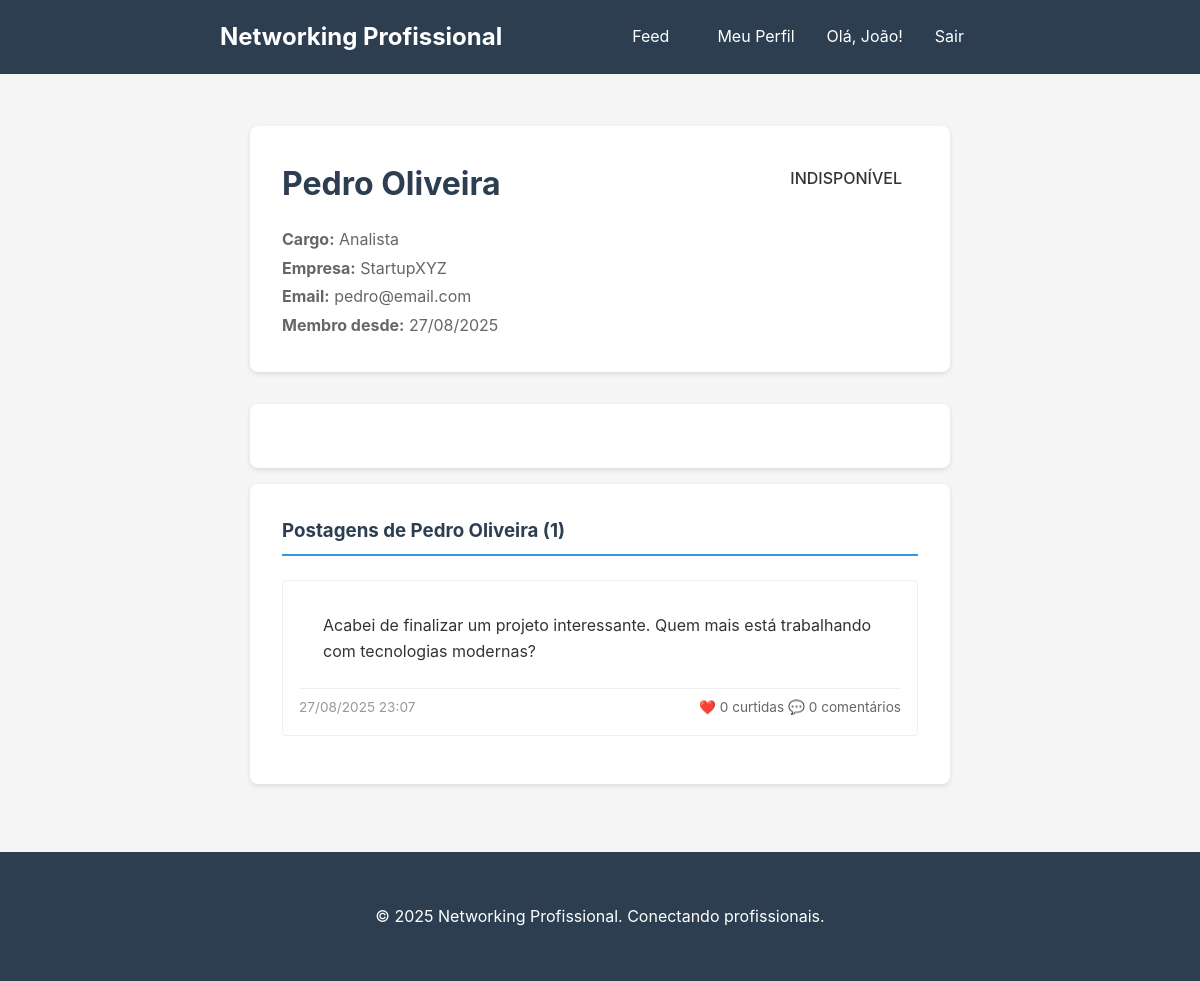
/perfil.php?id=3 (signed in), run on the app's committed database.
### tables this page shows
CREATE TABLE IF NOT EXISTS users (
    id INT AUTO_INCREMENT PRIMARY KEY,
    nome VARCHAR(100) NOT NULL,
    sobrenome VARCHAR(100) NOT NULL,
    email VARCHAR(100) UNIQUE NOT NULL,
    senha VARCHAR(255) NOT NULL,
    empresa VARCHAR(100),
    cargo VARCHAR(100),
    status_tag ENUM('disponivel_contato', 'procurando_oportunidades', 'recrutador', 'empregado') NOT NULL,
    created_at TIMESTAMP DEFAULT CURRENT_TIMESTAMP
);

CREATE TABLE IF NOT EXISTS posts (
    id INT AUTO_INCREMENT PRIMARY KEY,
    user_id INT NOT NULL,
    conteudo TEXT NOT NULL,
    created_at TIMESTAMP DEFAULT CURRENT_TIMESTAMP,
    FOREIGN KEY (user_id) REFERENCES users(id) ON DELETE CASCADE
);

### perfil.php (the view, shortened to what this page needs)
<?php
require_once 'config/database.php';
$profile_user_id = isset($_GET['id']) ? (int)$_GET['id'] : $_SESSION['user_id'];
$stmt = $pdo->prepare("SELECT * FROM users WHERE id = ?");
$stmt->execute([$profile_user_id]);
$user = $stmt->fetch();
$posts_stmt = $pdo->prepare("
    SELECT p.*,
           COUNT(DISTINCT l.id) as likes_count,
           COUNT(DISTINCT c.id) as comments_count
    FROM posts p
    LEFT JOIN likes l ON p.id = l.post_id
    LEFT JOIN comments c ON p.id = c.post_id
    WHERE p.user_id = ?
    GROUP BY p.id, p.user_id, p.conteudo, p.created_at
    ORDER BY p.created_at DESC
");
$posts_stmt->execute([$profile_user_id]);
$user_posts = $posts_stmt->fetchAll();
$is_own_profile = ($profile_user_id == $_SESSION['user_id']);
?>
<!DOCTYPE html>
<html lang="pt-BR">
<head>
    <link rel="stylesheet" href="style.css">
</head>
<body>
    <?php include 'includes/header.php'; ?>
    <div class="container">
        <div class="profile-container">
            <div class="profile-header">
                <div class="profile-info">
                    <h1><?php echo htmlspecialchars($user['nome'] . ' ' . ($user['sobrenome'] ?? '')); ?></h1>
                    <p class="profile-details">
                        <?php if ($user['cargo']): ?>
                            <strong>Cargo:</strong> <?php echo htmlspecialchars($user['cargo']); ?>
                        <?php endif; ?>
                        <?php if ($user['empresa']): ?>
                            <br><strong>Empresa:</strong> <?php echo htmlspecialchars($user['empresa']); ?>
                        <?php endif; ?>
                        <br><strong>Email:</strong> <?php echo htmlspecialchars($user['email']); ?>
                        <br><strong>Membro desde:</strong> <?php echo date('d/m/Y', strtotime($user['created_at'])); ?>
                    </p>
                </div>
                <div class="status-badge">
                    <span class="status-tag large <?php echo $user['status_tag']; ?>">
                        <?php
                            if ($user['status_tag'] == 'disponivel_contato') {
                                echo 'Disponível para contato';
                            } elseif ($user['status_tag'] == 'recrutador') {
                                echo 'Recrutador';
                            } else {
                                echo 'Indisponível';
                            }
                        ?>
                    </span>
                </div>
            </div>
            <div class="profile-content">
            </div>
            <div class="posts-content">
                <div class="posts-section">
                    <h3>
                        <?php echo $is_own_profile ? 'Suas Postagens' : 'Postagens de ' . htmlspecialchars($user['nome'] . ' ' . ($user['sobrenome'] ?? '')); ?>
                        (<?php echo count($user_posts); ?>)
                    </h3>
                    <?php if (empty($user_posts)): ?>
                        <div class="empty-state">
                            <p>
                                <?php echo $is_own_profile ? 'Você ainda não fez nenhuma postagem.' : 'Este usuário ainda não fez postagens.'; ?>
                            </p>
                            <?php if ($is_own_profile): ?>
                                <a href="feed.php" class="btn-primary">Criar primeira postagem</a>
                            <?php endif; ?>
                        </div>
                    <?php else: ?>
                        <div class="posts-history">
                            <?php foreach ($user_posts as $post): ?>
                                <a href="feed.php#post-<?php echo $post['id']; ?>" class="post-summary-link">
                                    <div class="post-summary">
                                        <div class="post-content">
                                            <p><?php echo nl2br(htmlspecialchars(substr($post['conteudo'], 0, 200))); ?>
                                            </p>
                                        </div>
                                        <div class="post-meta">
                                            <span class="post-date"><?php echo date('d/m/Y H:i', strtotime($post['created_at'])); ?></span>
                                            <span class="post-stats">
                                                ❤️ <?php echo $post['likes_count']; ?> curtidas
                                                💬 <?php echo $post['comments_count']; ?> comentários
                                            </span>
                                        </div>
                                    </div>
                                </a>
                            <?php endforeach; ?>
                        </div>
                    <?php endif; ?>
                </div>
            </div>
        </div>
    </div>
    <?php include 'includes/footer.php'; ?>
</body>
</html>

### includes/header.php (shortened to what this page needs)
<?php
$current_user = null;
if (isset($_SESSION['user_id'])) {
    require_once __DIR__ . '/../config/database.php';
    $stmt = $pdo->prepare("SELECT nome FROM users WHERE id = ?");
    $stmt->execute([$_SESSION['user_id']]);
    $current_user = $stmt->fetch();
}
?>
<header class="header">
    <div class="header-content">
        <h2>Networking Profissional</h2>
        <?php if ($current_user): ?>
            <nav class="nav-links">
                <a href="feed.php">Feed</a>
                <a href="perfil.php">Meu Perfil</a>
                <span>Olá, <?php echo htmlspecialchars($current_user['nome']); ?>!</span>
                <a href="auth/logout.php">Sair</a>
            </nav>
        <?php endif; ?>
    </div>
</header>

### style.css (style rules this page uses)
* { margin: 0; padding: 0; box-sizing: border-box; }
body { font-family: -apple-system, BlinkMacSystemFont, 'Segoe UI', Roboto, Oxygen, Ubuntu, Cantarell, sans-serif; line-height: 1.6; color: #333; background-color: #f5f5f5; }
.container { max-width: 800px; margin: 0 auto; padding: 20px; }
.header { background: #2c3e50; color: white; padding: 1rem 0; margin-bottom: 2rem; }
.header-content { display: flex; justify-content: space-between; align-items: center; max-width: 800px; margin: 0 auto; padding: 0 20px; }
.header h2 { margin: 0; }
.nav-links { display: flex; gap: 1rem; align-items: center; }
.nav-links a { color: white; text-decoration: none; padding: 0.5rem 1rem; border-radius: 4px; transition: background-color 0.3s; }
.status-tag { display: inline-block; padding: 0.25rem 0.5rem; border-radius: 12px; font-size: 0.8rem; font-weight: 500; text-transform: uppercase; }
.status-tag.large { padding: 0.5rem 1rem; font-size: 1rem; }
.post-date { color: #999; font-size: 0.85rem; }
.post-content { padding: 1rem 1.5rem; }
.post-content p { margin: 0; white-space: pre-line; }
.profile-container { max-width: 700px; margin: 0 auto; }
.posts-content { background: white; border-radius: 8px; box-shadow: 0 2px 5px rgba(0, 0, 0, 0.1); padding: 2rem; margin-top: 1rem; }
.profile-header { background: white; padding: 2rem; border-radius: 8px; box-shadow: 0 2px 5px rgba(0, 0, 0, 0.1); margin-bottom: 2rem; display: flex; justify-content: space-between; align-items: flex-start; }
.profile-info h1 { margin: 0 0 1rem 0; color: #2c3e50; }
.profile-details { color: #666; line-height: 1.8; }
.status-badge { text-align: right; }
.profile-content { background: white; border-radius: 8px; box-shadow: 0 2px 5px rgba(0, 0, 0, 0.1); padding: 2rem; }
.post-summary-link { text-decoration: none; color: inherit; display: block; transition: background-color 0.2s; }
.posts-section h3 { margin-bottom: 1.5rem; color: #2c3e50; border-bottom: 2px solid #3498db; padding-bottom: 0.5rem; }
.posts-history { space-y: 1rem; }
.post-summary { padding: 1rem; border: 1px solid #eee; border-radius: 4px; margin-bottom: 1rem; cursor: pointer; transition: all 0.2s; }
.post-summary .post-content p { margin-bottom: 0.5rem; }
.post-meta { display: flex; justify-content: space-between; align-items: center; color: #666; font-size: 0.85rem; border-top: 1px solid #eee; padding-top: 0.5rem; }
.post-stats { display: flex; gap: 1rem; }

### data on the page
users: nome "João"
users: nome+sobrenome "Pedro Oliveira", cargo "Analista", empresa "StartupXYZ", email "pedro@email.com", created_at "27/08/2025"
posts: conteudo "Acabei de finalizar um projeto interessante. Quem mais está trabalhando com tecnologias modernas?", created_at "27/08/2025 23:07", likes_count "0", comments_count "0"

### other printed values
count($user_posts) "1"
